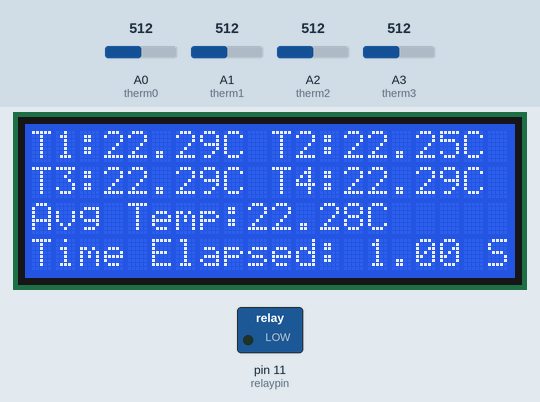
Simulated run of this sketch. Board: Arduino Uno, built with avr-gcc and run on an emulated ATmega328P. On the bench: 20×4 character LCD, switched loads named in the sketch (green lamp = pin HIGH). Inputs (shaded band) come from the test bench; at power-on: A0 (therm0) = 512, A1 (therm1) = 512, A2 (therm2) = 512, A3 (therm3) = 512. What the sketch prints to the serial monitor is not drawn.

Above: at 1.2 s.
1.3 s: A0 (therm0) set to 111
At 1.55 s:
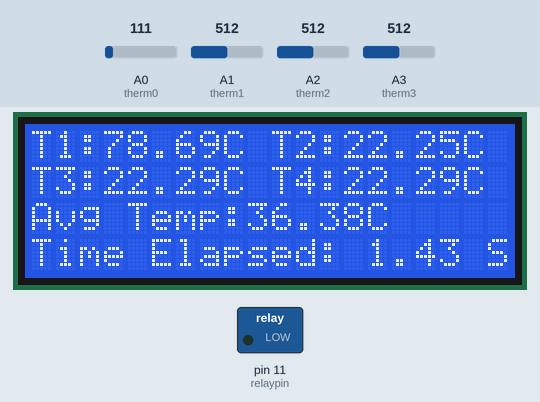
2.9 s: A0 (therm0) set to 92
At 3.27 s:
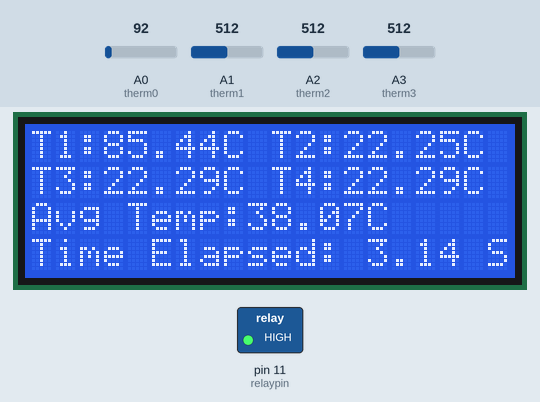
5.3 s: A1 (therm1) set to 546
At 5.62 s:
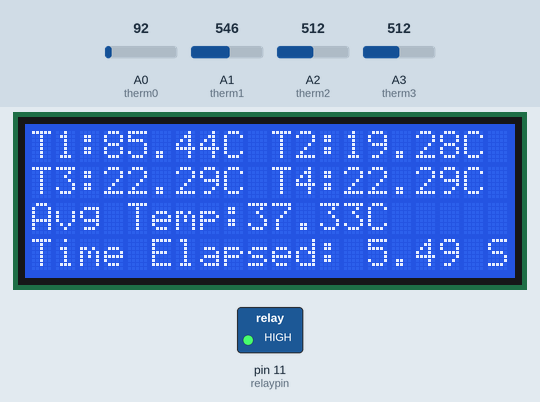
7.0 s: A1 (therm1) set to 576
At 7.33 s:
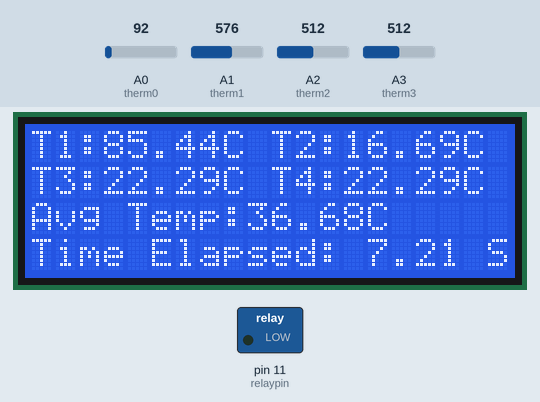
10.0 s: A2 (therm2) set to 640
At 10.33 s:
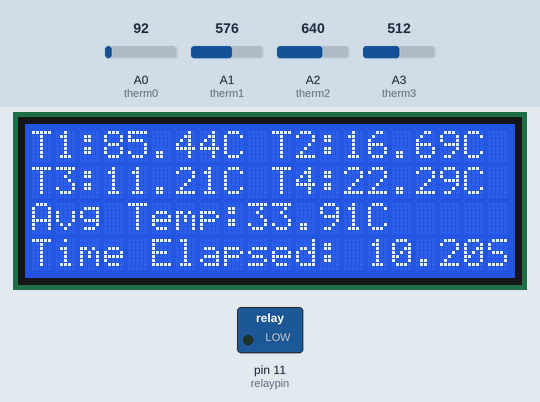
13.0 s: A2 (therm2) set to 670
At 13.34 s:
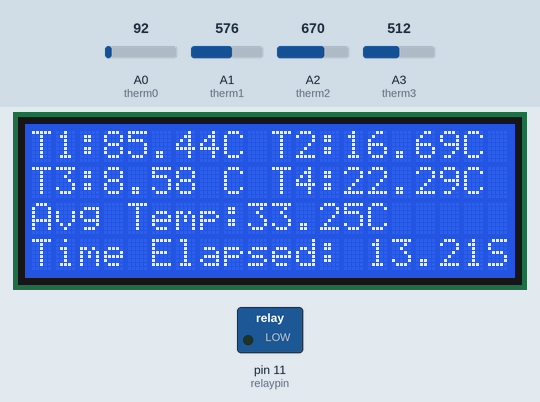
Timing chart, 0 to 16.0 s (numbered marks = the images above; inputs shaded):
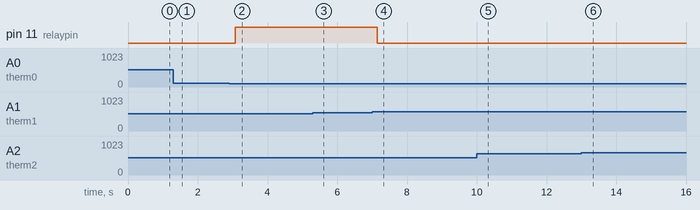

The sketch:

Temperature.ino
```cpp
#include <Wire.h>
#include <LiquidCrystal_I2C.h>

#define RT0 10000   // Ω
#define B 3950      // K
#define VCC 5    //Supply voltage
#define R 10000  //R=10KΩ
int therm0 = A0;
int therm1 = A1;
int therm2 = A2;
int therm3 = A3;
float temp0 = 0;
float temp1 = 0;
float temp2 = 0;
float temp3 = 0;
float tempAvg=0;
int seriesResistor = 10000;
float thermNominal = 25;
int relaypin = 11;
float RT, VR, ln, TX, T0, VRT;

int tim = 500; //the value of delay time
LiquidCrystal_I2C lcd(0x27,20,4);
unsigned long StartTime = millis();
void setup() {

  lcd.init();
  lcd.backlight();
  lcd.print("Initializing...");
  pinMode(therm0, INPUT);
  pinMode(therm1, INPUT);
  pinMode(therm2, INPUT);
  pinMode(therm3, INPUT);
  pinMode(relaypin, OUTPUT);
  Serial.begin(9600);

}

void loop() {
  temp0=pullTemp(therm0);
  temp1=pullTemp(therm1);
  temp2=pullTemp(therm2);
  temp3=pullTemp(therm3);

  temp0=temp0-2.6673;
  temp1=temp1-2.7067;
  temp2=temp2-2.6632;
  temp3=temp3-2.6617;


  tempAvg = (temp0+temp1+temp2+temp3)/4;

  if (tempAvg < 37)
    {digitalWrite(relaypin, LOW);}
  else
    {digitalWrite(relaypin, HIGH);}

  printLCD(temp0,temp1,temp2,temp3,tempAvg);

  long CurrentTime = millis();
  long ElapsedTime = CurrentTime - StartTime;
  long Time = ElapsedTime/1000.00;

  lcd.setCursor(0,3);
  lcd.print("Time Elapsed: ");
  lcd.setCursor(14,3);
  lcd.print(ElapsedTime/1000.00);
  lcd.setCursor(19,3);
  lcd.print("S");
  //Serial.print("Avg Temp: ");
  //Serial.print(tempAvg);
  //Serial.print("Time Elapsed: \t");
  //Serial.print(" ");
  Serial.print(ElapsedTime/1000.00);
  Serial.print(" ");
  Serial.print(temp0);
  Serial.print(" ");
  Serial.print(temp1);
  Serial.print(" ");
  Serial.print(temp2);
  Serial.print(" ");
  Serial.print(temp3);
  Serial.println("\t");
  delay(125);

}

float pullTemp(int pin){
  float RT, VR, ln, TX, T0, VRT;
  T0 = 25 + 273.15;
  VRT = analogRead(pin);              //Acquisition analog value of VRT
  VRT = (5.00 / 1023.00) * VRT;      //Conversion to voltage
  VR = VCC - VRT;
  RT = VRT / (VR / R);
  ln = log(RT / RT0);
  TX = (1 / ((ln / B) + (1 / T0))); //Temperature from thermistor
  TX = TX - 273.15;                 //Conversion to Celsius
  return TX;
}
void printLCD(float temp0, float temp1, float temp2, float temp3, float tempAvg){
  lcd.clear();  //Clears the LCD screen and positions the cursor in the upper-left corner.
  //Row1
  lcd.setCursor(0,0);
  lcd.print("T1:");
  lcd.setCursor(3,0);
  lcd.print(temp0);
  lcd.setCursor(8,0);
  lcd.print("C");
  lcd.setCursor(10,0);
  lcd.print("T2:");
  lcd.setCursor(13,0);
  lcd.print(temp1);
  lcd.setCursor(18,0);
  lcd.print("C");
  //Row2
  lcd.setCursor(0,1);
  lcd.print("T3:");
  lcd.setCursor(3,1);
  lcd.print(temp2);
  lcd.setCursor(8,1);
  lcd.print("C");
  lcd.setCursor(10,1);
  lcd.print("T4:");
  lcd.setCursor(13,1);
  lcd.print(temp3);
  lcd.setCursor(18,1);
  lcd.print("C");
  //Row3
  lcd.setCursor(0,2);
  lcd.print("Avg Temp:");
  lcd.setCursor(9,2);
  lcd.print(tempAvg);
  lcd.setCursor(14,2);
  lcd.print("C");
}
```

Measured:
- the behaviour switches between 104 and 103 on A0 (therm0) (found by bisection; images 1 and 2)
- the behaviour switches between 561 and 562 on A1 (therm1) (found by bisection; images 3 and 4)
- after the input at 2.9 s, pin 11 (relaypin): LOW → HIGH after 0.18 s
- after the input at 7.0 s, pin 11 (relaypin): HIGH → LOW after 0.14 s
